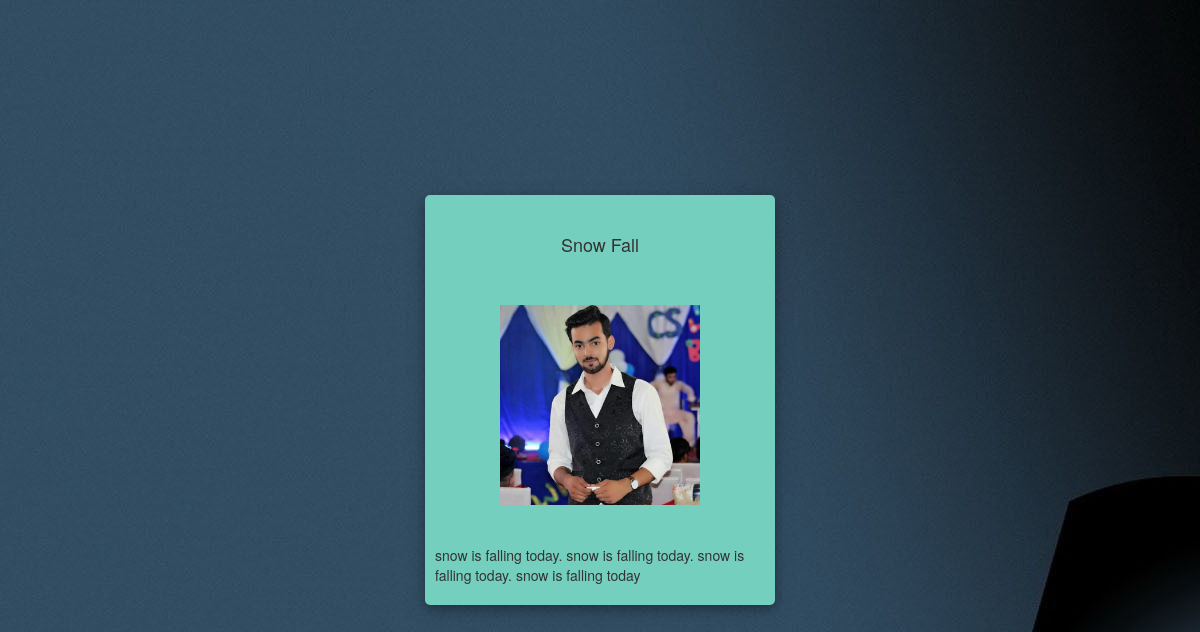
Page /postdetailpage/14 (signed in) on the committed database.
### SocialApp/models.py (models this page shows, shortened)
class BlogPost(models.Model):
    title = models.CharField(max_length=300)
    description = models.TextField()
    image = models.ImageField()
    user = models.ForeignKey(Users, on_delete=models.CASCADE, null=True, blank=True)

### SocialApp/views.py (the view)
# urls.py: path('postdetailpage/<int:id>', views.postdetail, name='postdetail'),
@login_required
def postdetail(request, id):
    post = BlogPost.objects.filter(id=id)
    context = {'post': post, 'media_url': settings.MEDIA_URL}
    return render(request, 'post_detail.html', context)

### SocialApp/templates/post_detail.html (shortened to what this page needs)
{% load static%}
<!DOCTYPE html>
<html>
<head>
    <link rel="stylesheet" href="https://stackpath.bootstrapcdn.com/bootstrap/4.1.3/css/bootstrap.min.css"
>
    <link rel="stylesheet" href="https://use.fontawesome.com/releases/v5.6.1/css/all.css"
>
  <link rel="stylesheet" href="https://maxcdn.bootstrapcdn.com/bootstrap/3.4.1/css/bootstrap.min.css">
</head>
<body>
<div class="container h-100">
    <div class="d-flex justify-content-center h-100">
        <div class="user_card">
                {% for p in post%}
                <div class="d-flex justify-content-center detail-div" style="float:left" style="display: block;">
                    <h4>{{ p.title }}</h4>
                </div>
                <div class="d-flex justify-content-center detail-div" style="float:left" style="display: block;">
                    <img src="{{media_url}}/{{p.image}}" style="width:200px; height:200px;">
                </div>
                <br>
                <p>
                    {{p.description}}
                </p>
                {%endfor%}
        </div>
    </div>
</div>
</body>
</html>

### rows in the picture
BlogPost: title "Snow Fall", image (picture), description "snow is falling today. snow is falling today. snow is falling today. snow is falling today"
